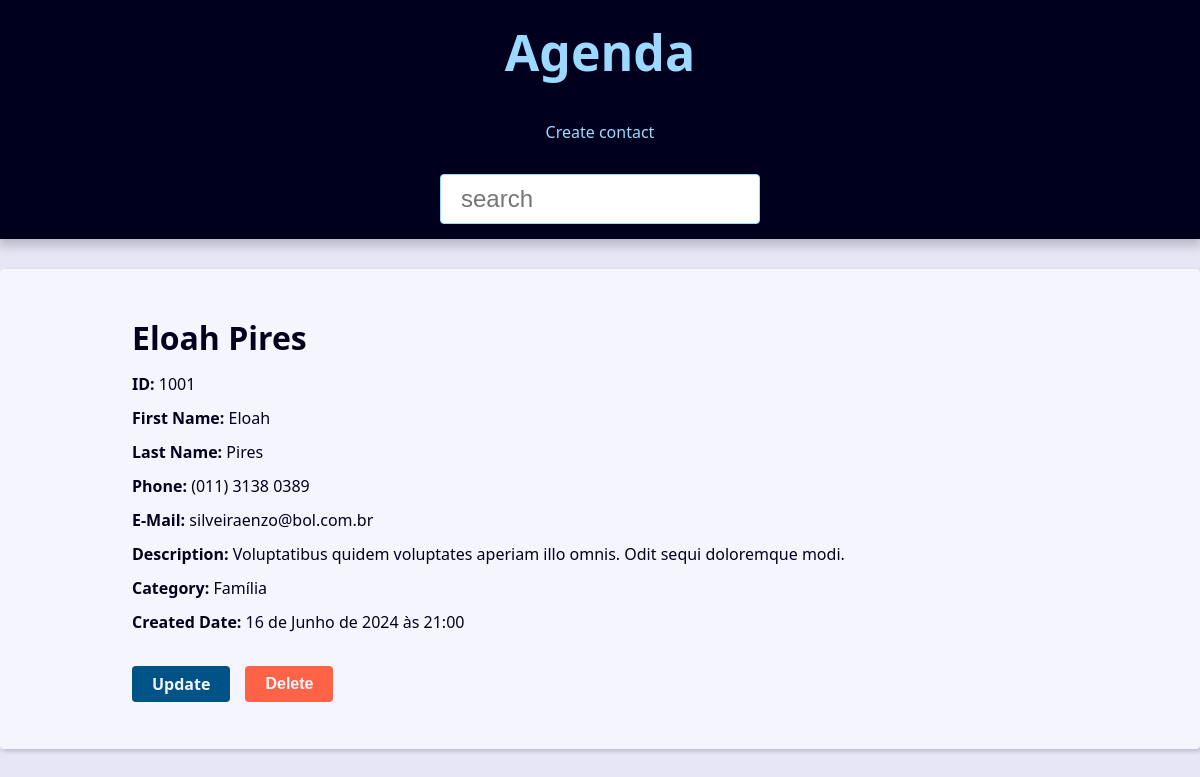
/contact/1001/, run on the app's committed database.
### contact/models.py (models this page shows, shortened)
class Contact(models.Model):
    first_name = models.CharField(max_length=50)
    last_name = models.CharField(max_length=50,blank=True)
    phone = models.CharField(max_length=50)
    email = models.EmailField(max_length=254,blank=True)
    created_date = models.DateTimeField(default=timezone.now)
    description = models.TextField(blank=True)
    show = models.BooleanField(default=True)
    picture = models.ImageField(blank=True,upload_to='pictures/%Y/%m/')
    category = models.ForeignKey(Category,on_delete=models.SET_NULL,blank=True,null=True)
    owner = models.ForeignKey(User(),on_delete=models.SET_NULL,blank=True,null=True)

class Category(models.Model):
    class Meta:
        verbose_name = 'Category'
        verbose_name_plural = 'Categories'
    name = models.CharField(max_length=50)

### contact/views/contact_views.py (the view)
# urls.py: path('contact/<int:contact_id>/', views.contact, name='contact'),
def contact(request,contact_id):
    single_contact = get_object_or_404(Contact.objects,pk=contact_id,show=True)
    name = f'{single_contact.first_name} {single_contact.last_name}'
    context = {
        'contact':single_contact,
        'title': name
    }
    return render(
        request,
        'contact/contact.html',
        context
        )

### contact/templates/contact/contact.html (shortened to what this page needs)
{% extends "global/base.html" %}
{% block content %}
    <div class="single-contact">
        <h1 class="single-contact-name">
            {{contact.first_name}} {{contact.last_name}}
        </h1>
        <p><b>ID:</b>  {{contact.id}}</p>
        <p><b>First Name:</b>  {{contact.first_name}}</p>
        <p><b>Last Name:</b>  {{contact.last_name}}</p>
        <p><b>Phone:</b>  {{contact.phone}}</p>
        <p><b>E-Mail:</b>  {{contact.email}}</p>
        <p><b>Description:</b>  {{contact.description}}</p>
        <p><b>Category:</b>  {{contact.category.name}}</p>
        <p><b>Created Date:</b>  {{contact.created_date}}</p>
        <div class="contact-links">
            <a class="btn btn-link" href="{% url "contact:update" contact.id %}">
                Update
            </a>
            <form action="{% url "contact:delete" contact.id %}" method="post">
                {% if confirmation == 'no' %}
                    <input type="hidden" name="confirmation" value="yes">
                    <button class="btn btn-link btn-delete" type="submit">Confirm?</button>
                {% else %}
                    <button class="btn btn-link btn-delete" type="submit">Delete</button>
                {% endif %}
            </form>
        </div>
    </div>
{% endblock content %}

### base_static/global/css/style.css (style rules this page uses)
:root { --spacing: 1.5rem; --link-dark-color: rgb(0, 83, 134); --link-light-color: rgb(156, 217, 255); --clr-white: rgb(245, 245, 255); --clr-black: rgb(0, 0, 30); --clr-light-gray: rgb(230, 230, 245); --clr-dark-shadow-5: rgba(0, 0, 10, 5%); --clr-dark-shadow-10: rgba(0, 0, 10, 10%); --clr-dark-shadow-20: rgba(0, 0, 10, 20%); --clr-light-shadow-5: rgba(200, 200, 255, 5%); --clr-light-shadow-10: rgba(200, 200, 255, 10%); --clr-light-shadow-20: rgba(200, 200, 255, 20%); --main-page-width: 120rem; --table-min-width: 60rem; --biggest-font-size: 5rem; --bigger-font-size: 4rem; --big-font-size: 3.2rem; --medium-font-size: 2.4rem; --small-font-size: 1.6rem; --smaller-font-size: 1.4rem; --smallest-font-size: 1.2rem; --transition-fast: 300ms; --transition-medium: 600ms; --transition-slow: 1s; --default-border-radius: 4px; }
*, *::before, *::after { margin: 0; padding: 0; box-sizing: border-box; }
html { font-size: 62.5%; }
body { font-family: system-ui, -apple-system, BlinkMacSystemFont, 'Segoe UI', Roboto, Oxygen, Ubuntu, Cantarell, 'Open Sans', 'Helvetica Neue', sans-serif; line-height: 1.5; font-size: var(--small-font-size); color: var(--clr-black); -webkit-font-smoothing: antialiased; background: var(--clr-light-gray); }
@media (min-width: 600px) { .single-contact { max-width: 80%; margin: calc(var(--spacing) * 2) auto; } }
.single-contact h1 { margin: 1rem 0; }
.single-contact p { margin: 1rem 0; }
.btn { background-color: var(--link-dark-color); color: var(--clr-white); font-weight: bold; border: none; padding: 1rem 2rem; border-radius: var(--default-border-radius); cursor: pointer; transition: filter var(--transition-fast) ease-in-out; }
.contact-links { margin-block: calc(var(--small-font-size) * 2); display: flex; align-items: center; gap: 0 var(--spacing); }
.btn-link { font-size: var(--small-font-size); text-decoration: none; font-weight: bold; padding: 1rem 2rem; display: block; line-height: var(--small-font-size); }
.btn-delete { background: tomato; }

### data on the page
Contact: first_name "Eloah", last_name "Pires", id "1001", phone "(011) 3138 0389", email "silveiraenzo@bol.com.br", description "Voluptatibus quidem voluptates aperiam illo omnis. Odit sequi doloremque modi.", category.name "Família", created_date "16 de Junho de 2024 às 21:00"
